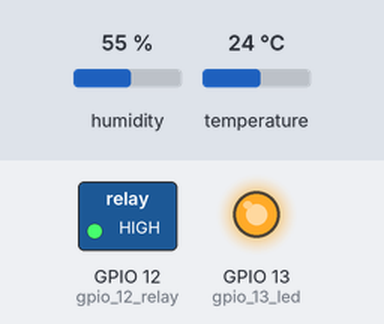
Simulated run of this sketch. Board: ESP8266 (NodeMCU). Parts: switched loads named in the sketch (green lamp = pin HIGH), output pins drawn as LEDs (lit = HIGH). The test bench sets the inputs (shaded band); at power-on: humidity 55 %, temperature 24 °C. WiFi joins after 1.5 s; servers stay silent unless stated.

Above: at 0.1 s.
At 5.1 s:
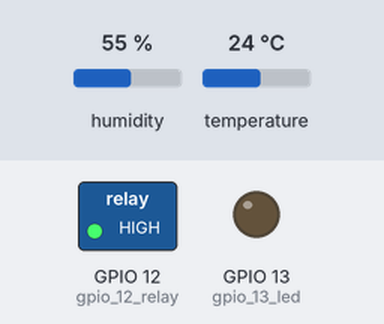
At 7.1 s:
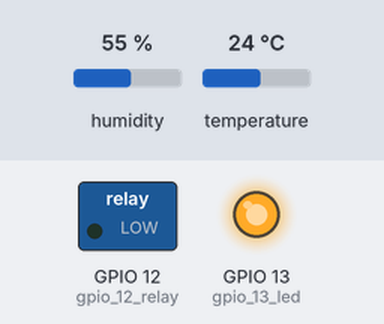
Timing chart, 0 to 8.6 s (numbered marks = the images above):
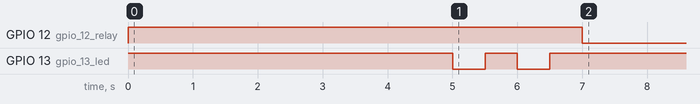

The sketch:

sonoff_basic_wifi_domoticz.ino
```cpp
/*
  Simple Wifi Switch with DHT-11 sending data to DOMOTICZ
  */

#include <ESP8266WiFi.h>
#include <WiFiClient.h>
#include <ESP8266WebServer.h>
#include <ESP8266mDNS.h>
#include <DHT.h>

MDNSResponder mdns;

// Replace with your network credentials
const char* ssid = "XXXX";
const char* password = "XXXXX";

ESP8266WebServer server(80);
WiFiClient client;
String web_on_html = "<h1>SONOFF switch is ON</h1><p><a href=\"on\"><button>ON</button></a>&nbsp;<a href=\"off\"><button>OFF</button></a></p>";
String web_off_html = "<h1>SONOFF switch is OFF</h1><p><a href=\"on\"><button>ON</button></a>&nbsp;<a href=\"off\"><button>OFF</button></a></p>";

int gpio_13_led = 13;
int gpio_12_relay = 12;

#define DHTTYPE DHT11 // DHT11 or DHT22
#define DHTPIN  14
#define dhtInterval 2000 //(ms) - 2 seconds between reading
const float avgForce = 10.0;  // Force of which the averaging function is using to affect the reading
const float avgSkip = 0.5; // Skip the averaging function if the reading difference is bigger
float avgHumidity, avgTemperature;
unsigned long dhtLast = 0;
DHT dht(DHTPIN, DHTTYPE, 11);

// domoticz
const char * domoticz_server = "192.168.100.17"; //Domoticz port
int port = 8080; //Domoticz port
int idx = 9; //IDX for this virtual sensor, found in Setup -> Devices
#define dhtPrint 60000 //(ms) - 1 minute wait before printing data
unsigned long dhtPrintLast = 0;

void printInfo()
 {
    // Domoticz format /json.htm?type=command&param=udevice&idx=IDX&nvalue=0&svalue=TEMP;HUM;HUM_STAT

    if (client.connect(domoticz_server,port)) {

        client.print("GET /json.htm?type=command&param=udevice&idx=");
        client.print(idx);
        client.print("&nvalue=0&svalue=");
        client.print(avgTemperature);
        client.print(";");
        client.print(avgHumidity);
        client.print(";0"); //Value for HUM_STAT. Can be one of: 0=Normal, 1=Comfortable, 2=Dry, 3=Wet
        client.println(" HTTP/1.1");
        client.print("Host: ");
        client.print(domoticz_server);
        client.print(":");
        client.println(port);
        client.println("User-Agent: Arduino-ethernet");
        client.println("Connection: close");
        client.println();

        client.stop();
     }
  }
void setup(void){
  //  Init
  pinMode(gpio_13_led, OUTPUT);
  digitalWrite(gpio_13_led, HIGH);

  pinMode(gpio_12_relay, OUTPUT);
  digitalWrite(gpio_12_relay, HIGH);

  delay(5000);

  WiFi.begin(ssid, password);

  // Wait for connection
  while (WiFi.status() != WL_CONNECTED) {
    digitalWrite(gpio_13_led, LOW);
    delay(500);
    digitalWrite(gpio_13_led, HIGH);
    delay(500);
  }


  digitalWrite(gpio_13_led, HIGH);
  digitalWrite(gpio_12_relay, LOW);

  server.on("/", [](){
    if(digitalRead(gpio_12_relay)==HIGH) {
      server.send(200, "text/html", web_on_html);
    } else {
      server.send(200, "text/html", web_off_html);
    }
  });

  server.on("/on", [](){
    server.send(200, "text/html", web_on_html);
    digitalWrite(gpio_13_led, LOW);
    digitalWrite(gpio_12_relay, HIGH);
    delay(1000);
  });

  server.on("/off", [](){
    server.send(200, "text/html", web_off_html);
    digitalWrite(gpio_13_led, HIGH);
    digitalWrite(gpio_12_relay, LOW);
    delay(1000);
  });

  server.begin();

}
void readDHT()
{
  if (millis() - dhtLast < dhtInterval) return;
  dhtLast = millis();

  float tempHumi = dht.readHumidity();
  float tempTemp = dht.readTemperature();

  if (isnan(tempHumi) || isnan(tempTemp))
  {
    Serial.println("Failed to read from DHT sensor!");
    return;
  }

  if (abs(tempTemp - avgTemperature) > avgSkip)
  {
    avgTemperature = tempTemp;
  }
  else
  {
    avgTemperature = (avgTemperature *  (100.0-avgForce)/100.0) + ((avgForce/100.0) * tempTemp);
  }

  if (abs(tempHumi - avgHumidity) > avgSkip)
  {
    avgHumidity = tempHumi;
  }
  else
  {
    avgHumidity = (avgHumidity * ((100.0-avgForce)/100.0)) + ((avgForce/100.0) * tempHumi);
  }
  if (millis() - dhtPrintLast < dhtPrint) return;
  dhtPrintLast = millis();
  printInfo();
}

void loop(void){
  server.handleClient();
  readDHT();
}
```
